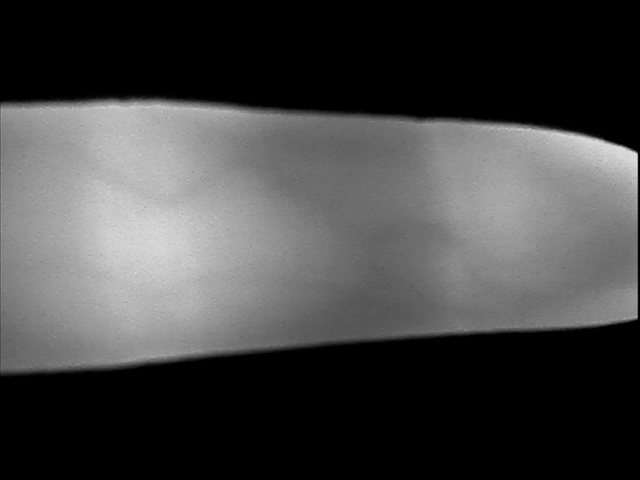
#> input picture plakat/01.bmp, 640 x 480 px
$ python test.py plakat/01.bmp
#> lines starting #> are read from the running program, lines starting #| are printed output that depends on the picture; after the words box and inside, x2 and y2 are one past the last pixel; in counts of white or black regions, pixels touching at a corner belong together
### src/Preprocessor.py
"""
BIO Project 2024

This module contains a class to preprocess an image
Author:
    Filip Brna <xbrnaf00>
    ChatGPT

inpired by: - https://farzad-1996.github.io/files/ICCIT_2020_(Finger_Vein).pdf
            - https://ieeexplore.ieee.org/abstract/document/8866626
"""

import numpy as np
import cv2
from scipy import ndimage

class Preprocessor:
    def __init__(self):
        pass

    def __roi(self, image: np.ndarray) -> np.ndarray:
        """
        Define the region of interest (ROI) in the image.

        image: np.ndarray
            The input image on which the region of interest is to be defined.
            It is assumed that the image is a 2D array (grayscale image).

        Returns:
            np.ndarray: A binary mask of the region of interest (True for the region, False for the background).
        """
        height, width = image.shape
        roi = np.zeros_like(image, dtype=bool)  # Initialize a mask with the same size as the image
        # Define a square region in the center of the image
        roi[height // 4:3 * height // 4, width // 4:3 * width // 4] = True
        return roi

    def detect_finger_vein_mask(self, image: np.ndarray) -> np.ndarray:
        """
        Detect the finger vein mask by applying thresholding and morphological operations.

        image: np.ndarray
            The input grayscale image of the finger (2D array).

        Returns:
            np.ndarray: A binary mask where the finger vein region is white (255) and the background is black (0).
        """
        # Apply the region of interest (ROI) mask to the image
        thresh = self.__roi(image)
        binary = np.zeros_like(image, dtype=bool)
        # Create a binary mask where the image pixel values are greater than the threshold
        binary[image > thresh] = True

        # Convert the binary mask to uint8 format (255 for True, 0 for False)
        binary = binary.astype(np.uint8) * 255
        # Perform morphological opening to remove small unwanted regions
        binary = cv2.morphologyEx(binary, cv2.MORPH_OPEN, np.ones((3, 3), np.uint8), iterations=2)

        # Fill holes in the binary mask to get a complete vein mask
        filled_mask = ndimage.binary_fill_holes(binary).astype(np.uint8) * 255

        return filled_mask

    # [36 lines left out: function preprocess_image, not called in this run]

### test.py
"""
BIO Project 2024

File contains tests conducted using the reference bob.bio.vein library.
Even ChatGPT doesnt know this library and its documentation is quite horrible.
Author: Vojtech Fiala <xfiala61> + ChatGPT
"""

# Import necessary libraries
import bob.bio.vein
import bob.bio.vein.extractor
import bob.bio.vein.preprocessor
import bob.io.image
import matplotlib.pyplot as plt
import cv2
from sys import argv
from src.Preprocessor import Preprocessor

from src.Pipeline import pipeline

def bob_preprocess(img_path):
#> called with img_path = 'plakat/01.bmp'
    image = cv2.imread(img_path, cv2.IMREAD_GRAYSCALE)
#> image is the input picture: shape (480, 640); min 0, max 225, mean 68.3

    mask = Preprocessor().detect_finger_vein_mask(image)
#> in detect_finger_vein_mask, `thresh = self.__roi(image)`:
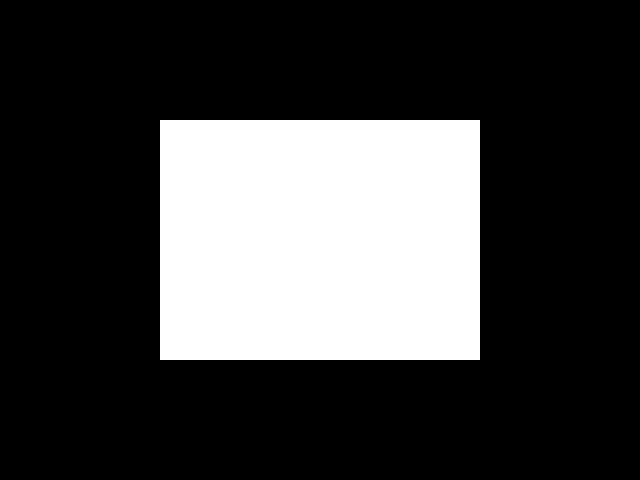
#> thresh: shape (480, 640) bool; 25% white; 1 white region, box (x1, y1, x2, y2) and area: (160, 120, 480, 360) 76800
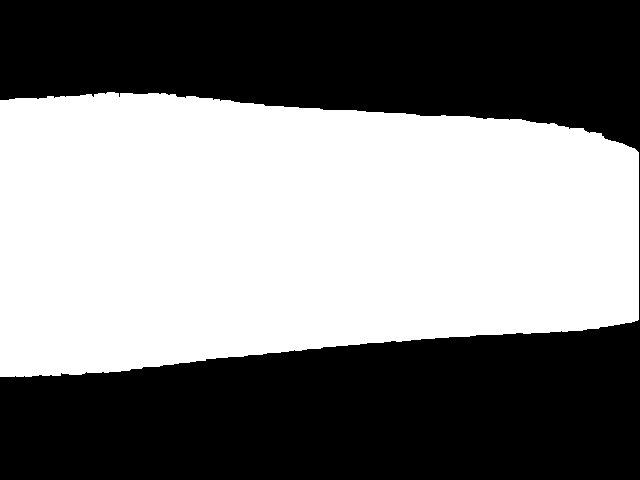
#> mask: shape (480, 640); 50.1% white; 1 black region, box (x1, y1, x2, y2) and area: (0, 0, 640, 480) 153302

    # Preprocess the image to get it ready for feature extraction
#> (the run stopped early here; a loop or call above may not have finished)
